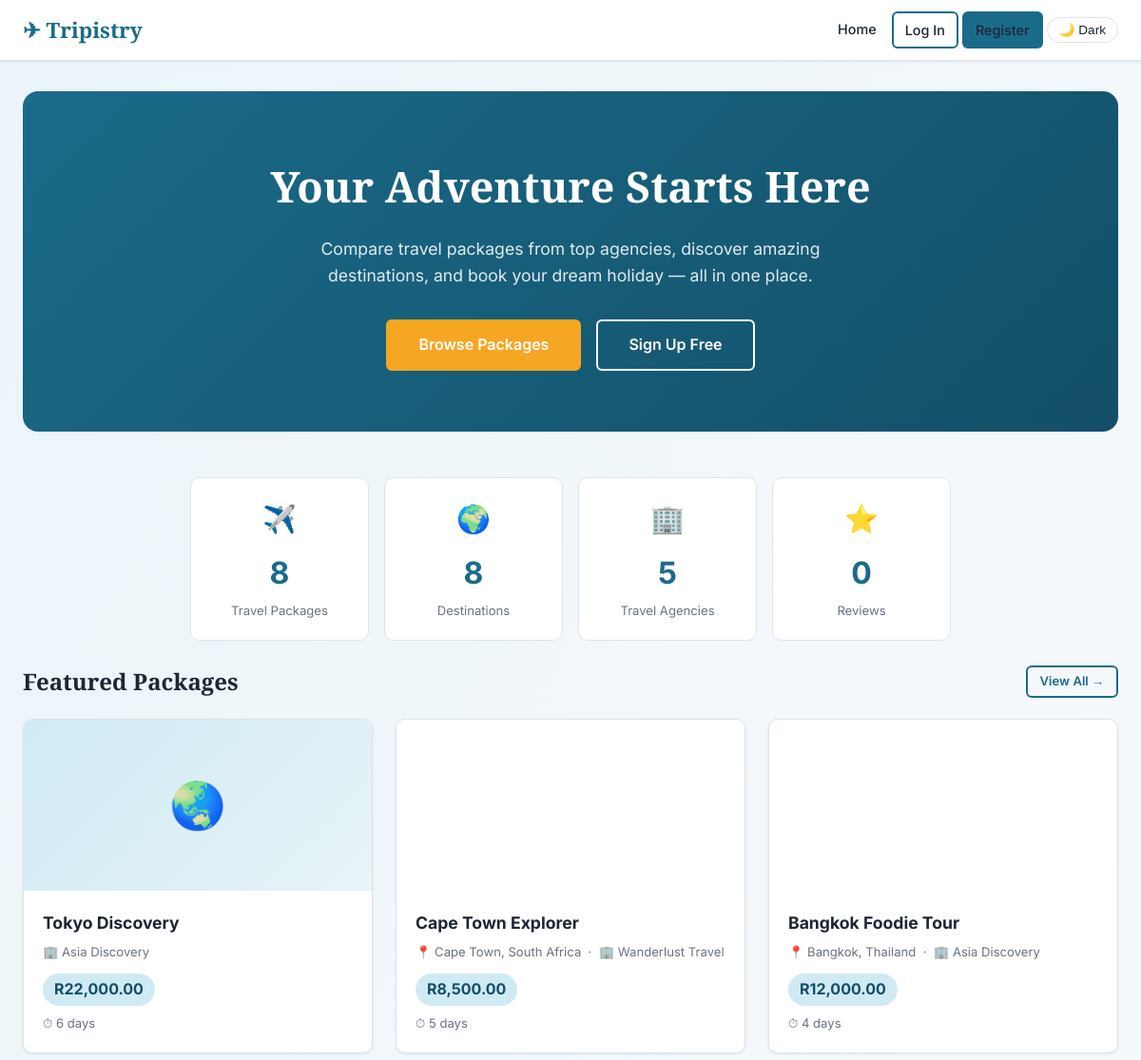
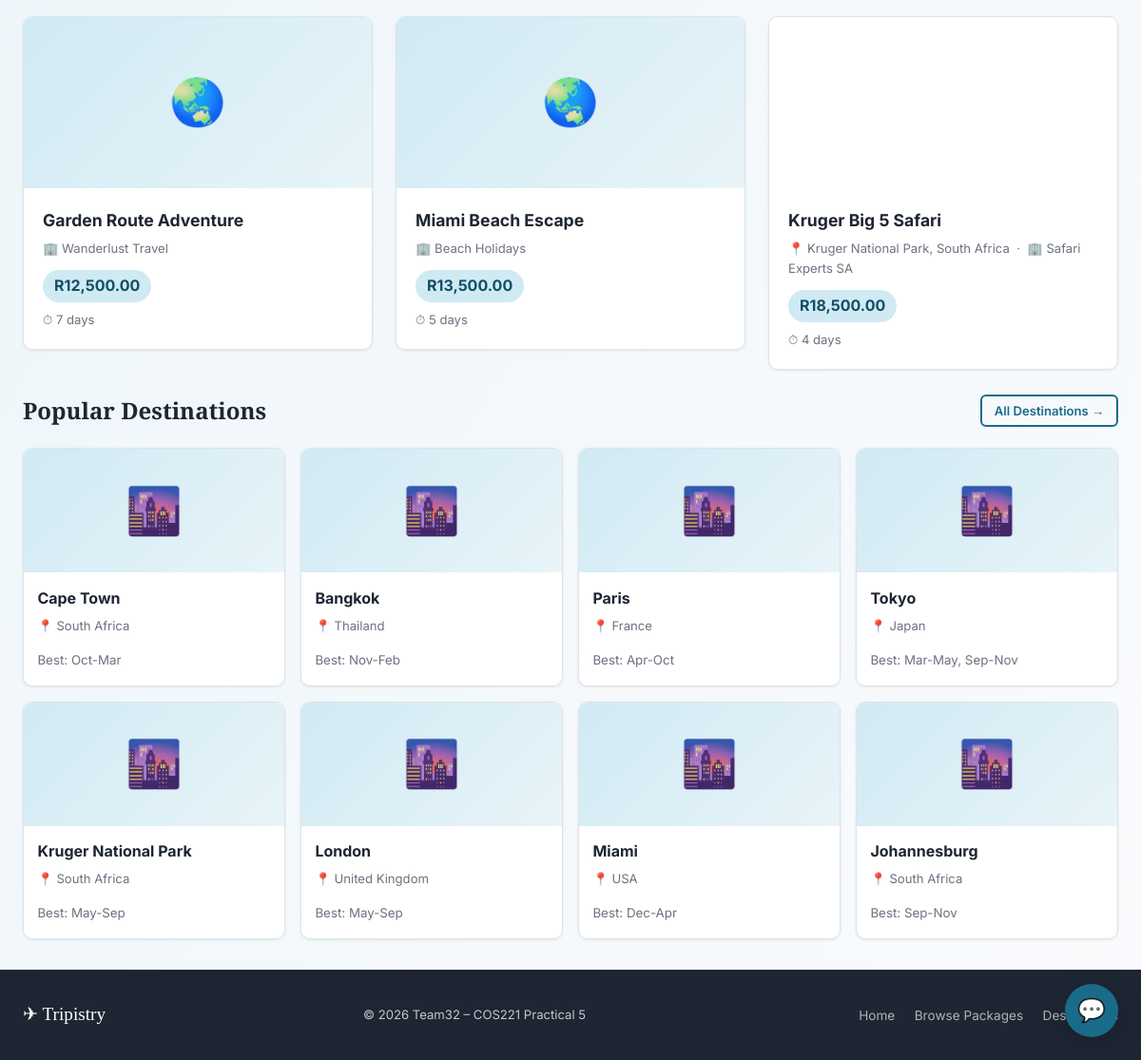
Screenshot of /tripistry/index.php with the database file from the repository (2 pictures, top to bottom).
### tables this page shows
CREATE TABLE `travel_package` (
  `package_id` int(11) NOT NULL AUTO_INCREMENT,
  `agency_id` int(11) NOT NULL,
  `destination_id` int(11) NOT NULL,
  `name` varchar(255) NOT NULL,
  `description` text DEFAULT NULL,
  `base_price` decimal(10,2) NOT NULL,
  `duration_days` int(11) DEFAULT NULL,
  `start_date` date DEFAULT NULL,
  `end_date` date DEFAULT NULL,
  `image_url` varchar(255) DEFAULT NULL,
  `avg_rating` decimal(3,2) DEFAULT 0.00,
  `created_at` timestamp NULL DEFAULT current_timestamp(),
  PRIMARY KEY (`package_id`),
  KEY `agency_id` (`agency_id`),
  KEY `destination_id` (`destination_id`),
  CONSTRAINT `fk_package_agency` FOREIGN KEY (`agency_id`) REFERENCES `travel_agency` (`agency_id`),
  CONSTRAINT `fk_package_destination` FOREIGN KEY (`destination_id`) REFERENCES `destination` (`destination_id`)
);

CREATE TABLE `travel_agency` (
  `agency_id` int(11) NOT NULL,
  `company_name` varchar(255) NOT NULL,
  `contact_number` varchar(20) DEFAULT NULL,
  `website` varchar(255) DEFAULT NULL,
  `address` varchar(255) DEFAULT NULL,
  `country` varchar(100) DEFAULT NULL,
  PRIMARY KEY (`agency_id`),
  CONSTRAINT `fk_travelagency_user` FOREIGN KEY (`agency_id`) REFERENCES `user` (`user_id`) ON DELETE CASCADE
);

CREATE TABLE `destination` (
  `destination_id` int(11) NOT NULL AUTO_INCREMENT,
  `city_name` varchar(100) NOT NULL,
  `country` varchar(100) NOT NULL,
  `description` text DEFAULT NULL,
  `popular_season` varchar(100) DEFAULT NULL,
  `image_url` varchar(255) DEFAULT NULL,
  PRIMARY KEY (`destination_id`)
);

### tripistry/includes/auth.php (called while the page is built, shortened)
<?php
function e(string $s): string {
    return htmlspecialchars($s, ENT_QUOTES | ENT_SUBSTITUTE, 'UTF-8');
}

### tripistry/index.php (the view, shortened to what this page needs)
<?php
require_once __DIR__ . '/includes/auth.php';
$db = get_db();
$packages = $db->query("
    SELECT tp.package_id, tp.name, tp.base_price, tp.duration_days,
           ta.company_name AS agency_name,
           d.city_name, d.country, d.image_url,
           ROUND(AVG(r.rating), 1) AS avg_rating,
           COUNT(DISTINCT r.review_id) AS review_count
    FROM travel_package tp
    JOIN travel_agency ta ON ta.agency_id = tp.agency_id
    LEFT JOIN package_component pc ON pc.package_id = tp.package_id AND pc.component_type = 'accommodation'
    LEFT JOIN accommodation a ON a.accommodation_id = pc.component_id
    LEFT JOIN destination d ON d.destination_id = a.destination_id
    LEFT JOIN review r ON r.package_id = tp.package_id
    GROUP BY tp.package_id, d.destination_id
    ORDER BY avg_rating DESC, tp.created_at DESC
    LIMIT 6
")->fetchAll();
$destinations = $db->query("
    SELECT d.destination_id, d.city_name, d.country, d.image_url, d.popular_season,
           COUNT(DISTINCT a.accommodation_id) AS accom_count
    FROM destination d
    LEFT JOIN accommodation a ON a.destination_id = d.destination_id
    GROUP BY d.destination_id
    ORDER BY accom_count DESC
    LIMIT 8")->fetchAll();
require_once __DIR__ . '/includes/header.php';
?>
<section class="hero">
    <h1>Your Adventure Starts Here</h1>
    <p>Compare travel packages from top agencies, discover amazing destinations, and book your dream holiday — all in one place.</p>
    <div class="hero-btns">
        <a href="<?= BASE_URL ?>/traveller/packages.php" class="btn btn-accent btn-lg">Browse Packages</a>
        <a href="<?= BASE_URL ?>/register.php" class="btn btn-outline btn-lg" style="color:#fff;border-color:#fff">Sign Up Free</a>
    </div>
</section>
<div class="stats-grid mb-3" style="max-width:800px;margin-left:auto;margin-right:auto">
    <div class="stat-card">
        <div class="stat-icon">✈️</div>
        <div class="stat-value"><?= $db->query("SELECT COUNT(*) FROM travel_package")->fetchColumn() ?></div>
        <div class="stat-label">Travel Packages</div>
    </div>
    <div class="stat-card">
        <div class="stat-icon">🌍</div>
        <div class="stat-value"><?= $db->query("SELECT COUNT(*) FROM destination")->fetchColumn() ?></div>
        <div class="stat-label">Destinations</div>
    </div>
    <div class="stat-card">
        <div class="stat-icon">🏢</div>
        <div class="stat-value"><?= $db->query("SELECT COUNT(*) FROM travel_agency")->fetchColumn() ?></div>
        <div class="stat-label">Travel Agencies</div>
    </div>
    <div class="stat-card">
        <div class="stat-icon">⭐</div>
        <div class="stat-value"><?= $db->query("SELECT COUNT(*) FROM review")->fetchColumn() ?></div>
        <div class="stat-label">Reviews</div>
    </div>
</div>
<div class="section-heading">
    <h2>Featured Packages</h2>
    <a href="<?= BASE_URL ?>/traveller/packages.php" class="btn btn-outline btn-sm">View All →</a>
</div>
<?php if (empty($packages)): ?>
    <div class="empty-state"><div class="empty-icon">📦</div><p>No packages yet.</p></div>
<?php else: ?>
<div class="grid-3 mb-3">
    <?php foreach ($packages as $p): ?>
    <a href="<?= BASE_URL ?>/traveller/package_detail.php?id=<?= $p['package_id'] ?>" style="text-decoration:none;color:inherit">
    <div class="card">
        <?php if ($p['image_url']): ?>
            <div class="card-img-placeholder" style="background-image:url('<?= e($p['image_url']) ?>');background-size:cover;background-position:center"></div>
        <?php else: ?>
            <div class="card-img-placeholder">🌏</div>
        <?php endif; ?>
        <div class="card-body">
            <div class="card-title"><?= e($p['name']) ?></div>
            <div class="card-meta">
                <?php if ($p['city_name']): ?>📍 <?= e($p['city_name']) ?>, <?= e($p['country']) ?> &nbsp;·&nbsp;<?php endif; ?>
                🏢 <?= e($p['agency_name']) ?>
            </div>
            <div class="flex-between">
                <span class="price-badge">R<?= number_format($p['base_price'], 2) ?></span>
            </div>
            <?php if ($p['duration_days']): ?>
                <p class="text-muted mt-1" style="font-size:.82rem">⏱ <?= (int)$p['duration_days'] ?> days</p>
            <?php endif; ?>
        </div>
    </div>
    </a>
    <?php endforeach; ?>
</div>
<?php endif; ?>
<div class="section-heading mt-3">
    <h2>Popular Destinations</h2>
    <a href="<?= BASE_URL ?>/traveller/destinations.php" class="btn btn-outline btn-sm">All Destinations →</a>
</div>
<div class="grid-4">
    <?php foreach ($destinations as $d): ?>
    <a href="<?= BASE_URL ?>/traveller/destinations.php?id=<?= $d['destination_id'] ?>" style="text-decoration:none;color:inherit">
    <div class="card">
        <div class="card-img-placeholder" style="height:130px">🌆</div>
        <div class="card-body" style="padding:.9rem">
            <div class="card-title" style="font-size:1rem"><?= e($d['city_name']) ?></div>
            <div class="card-meta">📍 <?= e($d['country']) ?></div>
            <?php if ($d['popular_season']): ?>
                <small class="text-muted">Best: <?= e($d['popular_season']) ?></small>
            <?php endif; ?>
        </div>
    </div>
    </a>
    <?php endforeach; ?>
</div>
<?php require_once __DIR__ . '/includes/footer.php'; ?>

### tripistry/css/style.css (style rules this page uses)
:root { --clr-primary: #1a6b8a; --clr-primary-dark: #134f67; --clr-primary-light: #d0eaf4; --clr-accent: #f5a623; --clr-accent-dark: #c77d0a; --clr-bg: #f7f9fc; --clr-surface: #ffffff; --clr-border: #dde3ec; --clr-text: #1e2533; --clr-text-muted: #6b7280; --clr-text-light: #ffffff; --clr-success: #16a34a; --clr-warning: #d97706; --clr-danger: #dc2626; --clr-info: #0284c7; --max-width: 1200px; --nav-height: 64px; --radius-sm: 6px; --radius-md: 10px; --radius-lg: 16px; --font-body: 'Inter', system-ui, sans-serif; --font-display: 'Playfair Display', Georgia, serif; --shadow-sm: 0 1px 3px rgba(0,0,0,.08); --shadow-md: 0 4px 16px rgba(0,0,0,.10); --shadow-lg: 0 8px 32px rgba(0,0,0,.14); }
*, *::before, *::after { box-sizing: border-box; margin: 0; padding: 0; }
html { scroll-behavior: smooth; }
body { font-family: var(--font-body); background-image: linear-gradient( to bottom right, rgba(215, 234, 244, 0.5), rgba(247, 249, 252, 0.7) ), url('../assets/bg.png'); background-size: cover, 100% auto; background-repeat: no-repeat, repeat-y; background-attachment: fixed; color: var(--clr-text); line-height: 1.6; min-height: 100vh; display: flex; flex-direction: column; }
a { color: var(--clr-primary); text-decoration: none; }
.btn { display: inline-flex; align-items: center; gap: 0.4rem; padding: 0.5rem 1.2rem; border-radius: var(--radius-sm); font-size: 0.9rem; font-weight: 600; cursor: pointer; border: 2px solid transparent; transition: background 0.15s, color 0.15s, border-color 0.15s, transform 0.1s; text-decoration: none; white-space: nowrap; }
.btn-accent { background: var(--clr-accent); color: #fff; }
.btn-outline { border-color: var(--clr-primary); color: var(--clr-primary); background: transparent; }
.btn-sm { padding: 0.3rem 0.8rem; font-size: 0.82rem; }
.btn-lg { padding: 0.75rem 2rem; font-size: 1rem; }
.card { background: var(--clr-surface); border: 1px solid var(--clr-border); border-radius: var(--radius-md); box-shadow: var(--shadow-sm); overflow: hidden; transition: box-shadow 0.2s, transform 0.2s; }
.card-body { padding: 1.25rem; }
.card-title { font-size: 1.1rem; font-weight: 700; margin-bottom: 0.35rem; }
.card-meta { font-size: 0.82rem; color: var(--clr-text-muted); margin-bottom: 0.75rem; }
.card-img-placeholder { width: 100%; height: 180px; background: linear-gradient(135deg, var(--clr-primary-light), #e8f4f8); display: flex; align-items: center; justify-content: center; font-size: 3rem; }
.grid-3 { display: grid; grid-template-columns: repeat(auto-fill, minmax(300px, 1fr)); gap: 1.5rem; }
.grid-4 { display: grid; grid-template-columns: repeat(auto-fill, minmax(220px, 1fr)); gap: 1rem; }
.price-badge { background: var(--clr-primary-light); color: var(--clr-primary-dark); font-weight: 700; font-size: 1rem; padding: 0.25rem 0.75rem; border-radius: 999px; display: inline-block; }
.hero { background: linear-gradient(135deg, var(--clr-primary) 0%, var(--clr-primary-dark) 100%); color: #fff; border-radius: var(--radius-lg); padding: 4rem 2rem; text-align: center; margin-bottom: 3rem; }
.hero h1 { font-family: var(--font-display); font-size: 2.8rem; margin-bottom: 1rem; }
.hero p { font-size: 1.1rem; opacity: 0.88; margin-bottom: 2rem; max-width: 600px; margin-left: auto; margin-right: auto; }
.hero-btns { display: flex; gap: 1rem; justify-content: center; flex-wrap: wrap; }
.section-heading { display: flex; align-items: center; justify-content: space-between; margin-bottom: 1.25rem; flex-wrap: wrap; gap: 0.5rem; }
.section-heading h2 { font-family: var(--font-display); font-size: 1.5rem; }
.stats-grid { display: grid; grid-template-columns: repeat(auto-fill, minmax(180px, 1fr)); gap: 1rem; margin-bottom: 2rem; }
.stat-card { background: var(--clr-surface); border: 1px solid var(--clr-border); border-radius: var(--radius-md); padding: 1.25rem; text-align: center; }
.stat-card .stat-value { font-size: 2rem; font-weight: 700; color: var(--clr-primary); }
.stat-card .stat-label { font-size: 0.82rem; color: var(--clr-text-muted); margin-top: 0.25rem; }
.stat-card .stat-icon { font-size: 1.8rem; margin-bottom: 0.5rem; }
.text-muted { color: var(--clr-text-muted); }
.mt-1 { margin-top: 0.5rem; }
.mt-3 { margin-top: 1.5rem; }
.mb-3 { margin-bottom: 1.5rem; }
.flex-between { display: flex; align-items: center; justify-content: space-between; flex-wrap: wrap; gap: 0.5rem; }

### rows the page displays
travel_package: name "Tokyo Discovery", agency.company_name "Asia Discovery", base_price "22,000.00", duration_days "6"
travel_package: name "Cape Town Explorer", city_name "Cape Town", country "South Africa", agency.company_name "Wanderlust Travel", base_price "8,500.00", duration_days "5"
travel_package: name "Bangkok Foodie Tour", city_name "Bangkok", country "Thailand", agency.company_name "Asia Discovery", base_price "12,000.00", duration_days "4"
travel_package: name "Garden Route Adventure", agency.company_name "Wanderlust Travel", base_price "12,500.00", duration_days "7"
travel_package: name "Miami Beach Escape", agency.company_name "Beach Holidays", base_price "13,500.00", duration_days "5"
travel_package: name "Kruger Big 5 Safari", city_name "Kruger National Park", country "South Africa", agency.company_name "Safari Experts SA", base_price "18,500.00", duration_days "4"
destination: city_name "Cape Town", country "South Africa", popular_season "Oct-Mar"
destination: city_name "Bangkok", country "Thailand", popular_season "Nov-Feb"
destination: city_name "Paris", country "France", popular_season "Apr-Oct"
destination: city_name "Tokyo", country "Japan", popular_season "Mar-May, Sep-Nov"
destination: city_name "Kruger National Park", country "South Africa", popular_season "May-Sep"
destination: city_name "London", country "United Kingdom", popular_season "May-Sep"
destination: city_name "Miami", country "USA", popular_season "Dec-Apr"
destination: city_name "Johannesburg", country "South Africa", popular_season "Sep-Nov"

### other values shown
$db->query("SELECT COUNT(*) FROM travel_package")->fetchColumn() "8"
$db->query("SELECT COUNT(*) FROM destination")->fetchColumn() "8"
$db->query("SELECT COUNT(*) FROM travel_agency")->fetchColumn() "5"
$db->query("SELECT COUNT(*) FROM review")->fetchColumn() "0"
